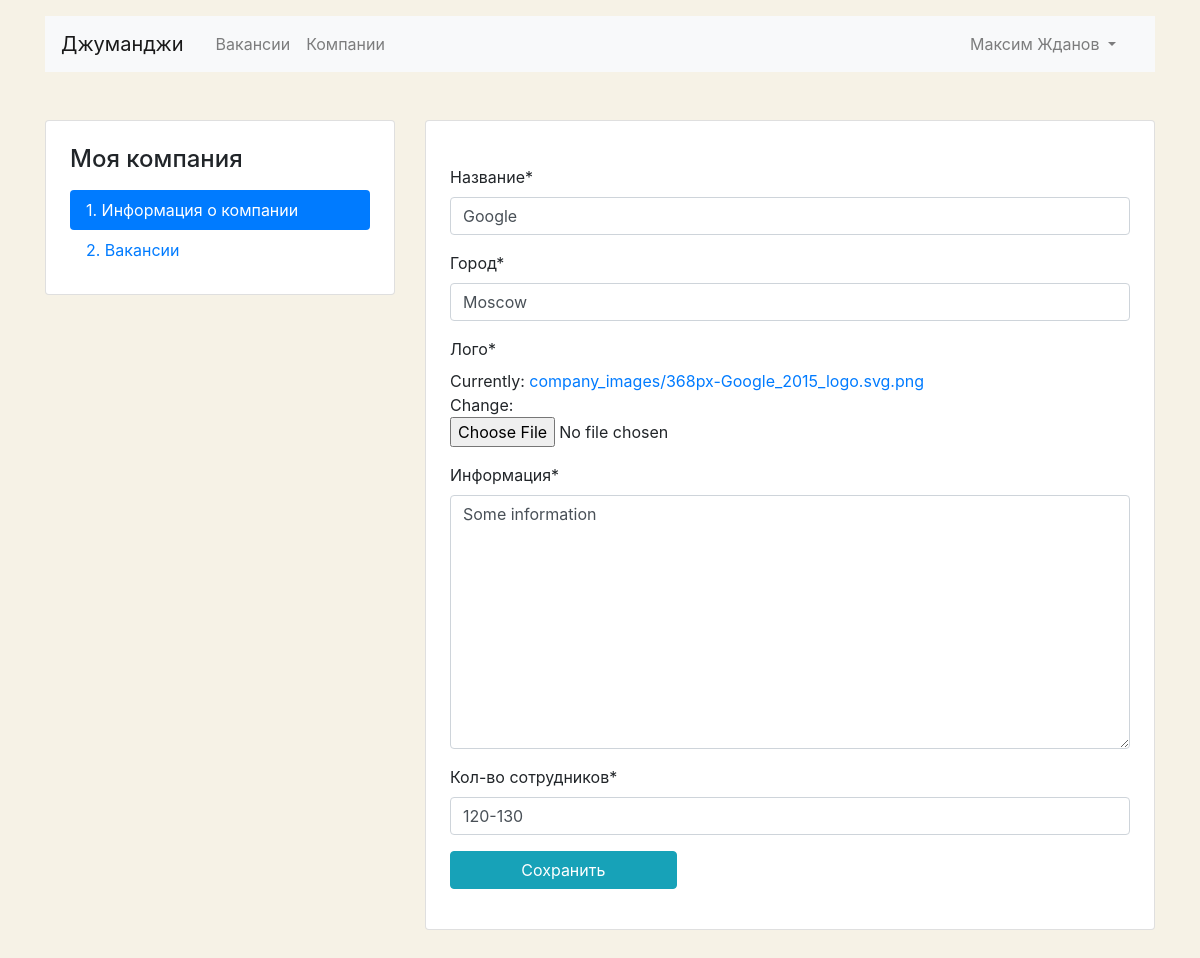
Page /mycompany/ (signed in) on the earlier database version.
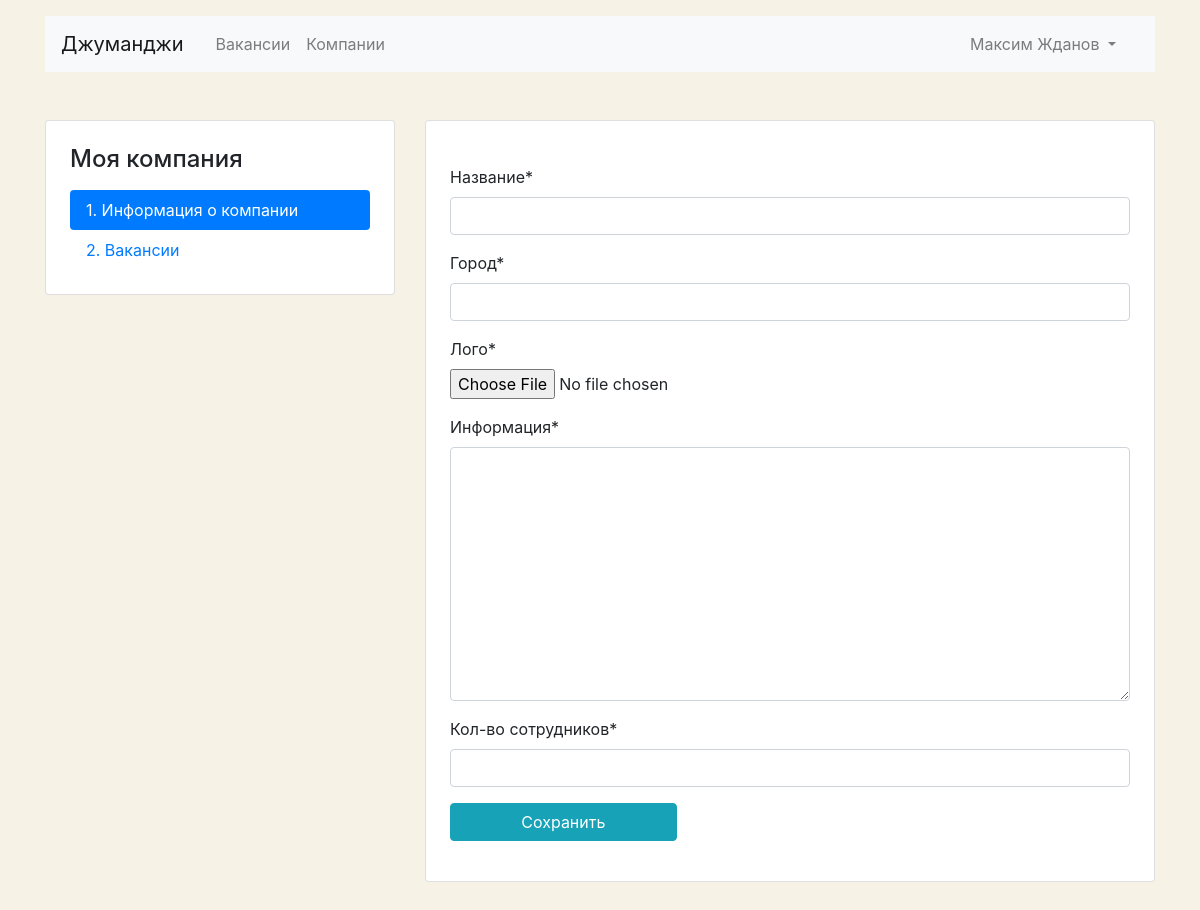
Same page on the later database version.
### company/models.py (models this page shows, shortened)
class Company(models.Model):
    title = models.CharField(max_length=30, verbose_name='Название')
    location = models.CharField(max_length=50, verbose_name='Город')
    logo = models.ImageField(upload_to=MEDIA_COMPANY_IMAGE_DIR, verbose_name='Лого')
    description = models.TextField(max_length=2000, verbose_name='Информация')
    employee_count = models.CharField(max_length=100, verbose_name='Кол-во сотрудников')
    owner = models.OneToOneField(User, on_delete=models.CASCADE, verbose_name='Владелец', default=User)
    class Meta:
        verbose_name = 'Компания'
        verbose_name_plural = 'Компании'

### users/views.py (the view, shortened to what this page needs)
# urls.py: path('mycompany/', ProfileCompanyView.as_view(), name='profile_company'),
@method_decorator(login_required, name='get')
class ProfileCompanyView(View):
    def get(self, request):
        try:
            company = Company.objects.get(owner=request.user.id)
            return render(request, 'company/company_edit.html', context={'form': CompanyForm(instance=company)})
        except ObjectDoesNotExist:
            return render(request, 'company/company_edit.html', context={'form': CompanyForm})

### templates/company/company_edit.html (shortened to what this page needs)
{% extends 'base/base.html' %}
{% load crispy_forms_filters %}
{% load crispy_forms_tags %}
{% block content %}
    <main class="container mt-3 pb-5">
        <div class="row mt-5">
            <div class="col-12 col-lg-4">
                <aside class="pt-3 pb-4 px-4 mb-5 card">
                    <h1 class="h4 pt-2 pb-2">Моя компания</h1>
                    <div class="nav flex-column nav-pills">
                        <a class="nav-link active" href="{% url 'profile_company' %}">1. Информация о&nbsp;компании</a>
                        <a class="nav-link" href="{% url 'profile_vacancies' %}">2. Вакансии</a>
                    </div>
                </aside>
            </div>
            <div class="col-12 col-lg-8">
                <div class="card">
                    <div class="card-body px-4 pb-4">
                        <form class="card mt-4 mb-3" style="border: none;" enctype="multipart/form-data" method="POST">
                            {{ form|crispy }}
                            <button type="submit" class="btn btn-info col-lg-4">Сохранить</button>
                        </form>
                    </div>
                </div>
            </div>
        </div>
    </main>
{% endblock %}

### templates/base/base.html (shortened to what this page needs)
<!DOCTYPE html>
<html lang="ru">
<head>
    <link rel="stylesheet" href="https://stackpath.bootstrapcdn.com/bootstrap/4.3.1/css/bootstrap.min.css"
>
</head>
<body>
<header class="container mt-3">
    <nav class="navbar navbar-expand-lg navbar-light bg-light">
        <a class="navbar-brand mr-4" href="{% url 'home' %}">Джуманджи</a>
        <div class="collapse navbar-collapse justify-content-between" id="navbarNav">
            <ul class="navbar-nav col-10">
                <li class="nav-item">
                    <a class="nav-link" href="{% url 'vacancies' %}">Вакансии</a>
                </li>
                <li class="nav-item">
                    <a class="nav-link" href="{% url 'companies' %}">Компании</a>
                </li>
            </ul>
            <ul class="navbar-nav col-2 justify-content-end">
                {% if user.is_authenticated %}
                    <div class="collapse navbar-collapse justify-content-end" id="navbarNavDarkDropdown">
                        <ul class="navbar-nav">
                            <li class="nav-item dropdown">
                                <a class="nav-link dropdown-toggle" href="#" id="navbarDarkDropdownMenuLink"
                                   role="button"
                                   data-bs-toggle="dropdown" aria-expanded="false">
                                    {{ user.first_name }} {{ user.last_name }}
                                </a>
                            </li>
                        </ul>
                    </div>
                {% else %}
                    <li class="nav-item active">
                        <a href="{% url 'login' %}" class="nav-link font-weight-bold">Вход</a>
                    </li>
                {% endif %}
            </ul>
        </div>
    </nav>
</header>
{% block content %}
{% endblock %}
</body>
</html>

### templates/base/base.html (style rules this page uses)
body { background-color: #F6F2E6; }

Differences in the rows shown:
removed Company: title "Google", location "Moscow", description "Some information", employee_count "120-130"
Other differences:
text no longer shown: "Название * Город * Лого * Currently: company_images/368px-Google_2015_logo.svg.png Change: Информация * Кол-во сотрудников *"
text now shown: "Название * Город * Лого * Информация * Кол-во сотрудников *"
